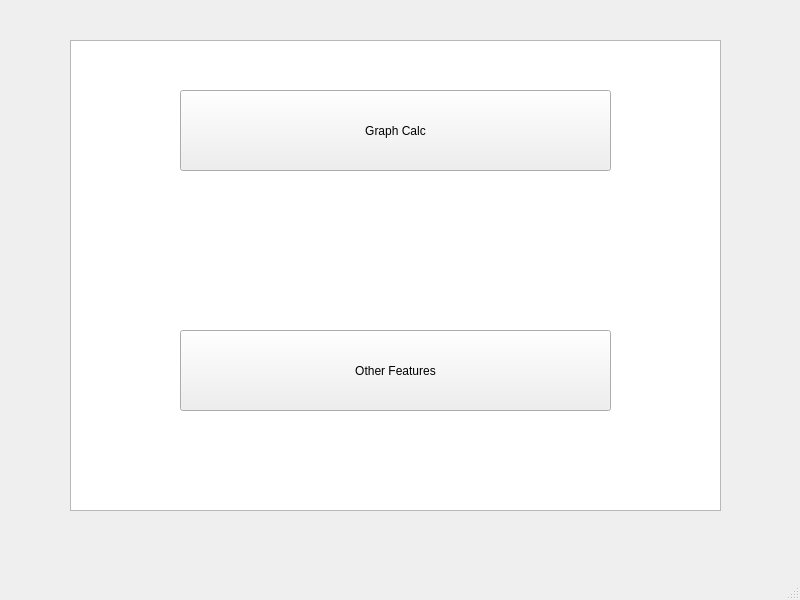
<?xml version="1.0" encoding="UTF-8"?>
<ui version="4.0">
 <class>MainWindow</class>
 <widget class="QMainWindow" name="MainWindow">
  <property name="geometry">
   <rect>
    <x>0</x>
    <y>0</y>
    <width>800</width>
    <height>600</height>
   </rect>
  </property>
  <property name="windowTitle">
   <string>MainWindow</string>
  </property>
  <widget class="QWidget" name="centralwidget">
   <widget class="QListView" name="listView">
    <property name="geometry">
     <rect>
      <x>70</x>
      <y>40</y>
      <width>651</width>
      <height>471</height>
     </rect>
    </property>
   </widget>
   <widget class="QPushButton" name="MainButtonGraphCalc">
    <property name="geometry">
     <rect>
      <x>180</x>
      <y>90</y>
      <width>431</width>
      <height>81</height>
     </rect>
    </property>
    <property name="text">
     <string>Graph Calc</string>
    </property>
   </widget>
   <widget class="QPushButton" name="MainButtonOther">
    <property name="geometry">
     <rect>
      <x>180</x>
      <y>330</y>
      <width>431</width>
      <height>81</height>
     </rect>
    </property>
    <property name="text">
     <string>Other Features</string>
    </property>
   </widget>
  </widget>
  <widget class="QMenuBar" name="menubar">
   <property name="geometry">
    <rect>
     <x>0</x>
     <y>0</y>
     <width>800</width>
     <height>25</height>
    </rect>
   </property>
  </widget>
  <widget class="QStatusBar" name="statusbar"/>
 </widget>
 <resources/>
 <connections/>
</ui>
